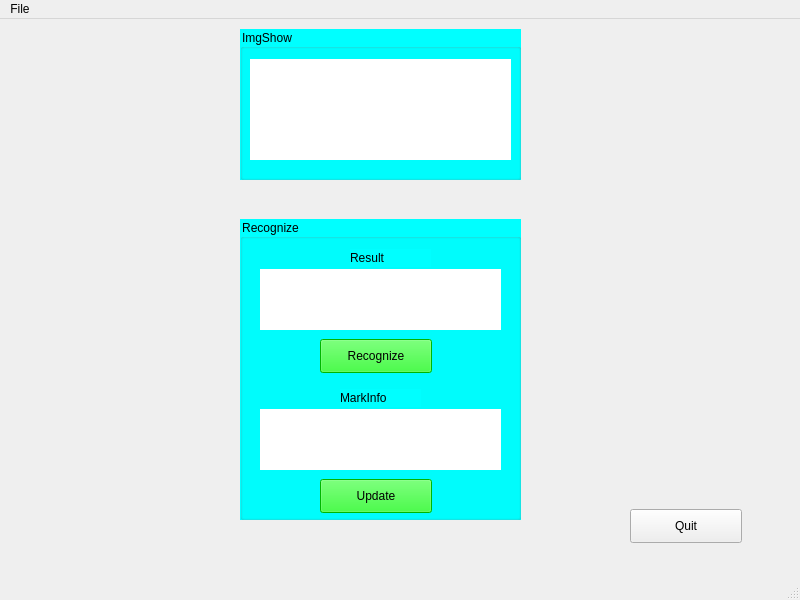
<?xml version="1.0" encoding="UTF-8"?>
<ui version="4.0">
 <class>MainWindow</class>
 <widget class="QMainWindow" name="MainWindow">
  <property name="geometry">
   <rect>
    <x>0</x>
    <y>0</y>
    <width>800</width>
    <height>600</height>
   </rect>
  </property>
  <property name="windowTitle">
   <string>CAPTCHArecognizer</string>
  </property>
  <widget class="QWidget" name="centralwidget">
   <property name="styleSheet">
    <string notr="true"/>
   </property>
   <widget class="QPushButton" name="Quit">
    <property name="geometry">
     <rect>
      <x>630</x>
      <y>490</y>
      <width>112</width>
      <height>34</height>
     </rect>
    </property>
    <property name="text">
     <string>Quit</string>
    </property>
   </widget>
   <widget class="QGroupBox" name="ImgShow">
    <property name="geometry">
     <rect>
      <x>240</x>
      <y>10</y>
      <width>281</width>
      <height>151</height>
     </rect>
    </property>
    <property name="styleSheet">
     <string notr="true">background-color: rgb(0, 255, 255);</string>
    </property>
    <property name="title">
     <string>ImgShow</string>
    </property>
    <widget class="QLabel" name="originalpic">
     <property name="geometry">
      <rect>
       <x>10</x>
       <y>30</y>
       <width>261</width>
       <height>101</height>
      </rect>
     </property>
     <property name="styleSheet">
      <string notr="true">background-color: rgb(255, 255, 255);</string>
     </property>
     <property name="text">
      <string/>
     </property>
    </widget>
   </widget>
   <widget class="QGroupBox" name="REC">
    <property name="geometry">
     <rect>
      <x>240</x>
      <y>200</y>
      <width>281</width>
      <height>301</height>
     </rect>
    </property>
    <property name="styleSheet">
     <string notr="true">background-color: rgb(0, 255, 255);</string>
    </property>
    <property name="title">
     <string>Recognize</string>
    </property>
    <widget class="QLabel" name="result">
     <property name="geometry">
      <rect>
       <x>20</x>
       <y>50</y>
       <width>241</width>
       <height>61</height>
      </rect>
     </property>
     <property name="styleSheet">
      <string notr="true">background-color: rgb(255, 255, 255);</string>
     </property>
     <property name="text">
      <string/>
     </property>
    </widget>
    <widget class="QPushButton" name="rec">
     <property name="geometry">
      <rect>
       <x>80</x>
       <y>120</y>
       <width>112</width>
       <height>34</height>
      </rect>
     </property>
     <property name="styleSheet">
      <string notr="true">background-color: rgb(0, 255, 0);
font: 9pt &quot;Microsoft YaHei UI&quot;;</string>
     </property>
     <property name="text">
      <string>Recognize</string>
     </property>
    </widget>
    <widget class="QLabel" name="revise">
     <property name="geometry">
      <rect>
       <x>20</x>
       <y>190</y>
       <width>241</width>
       <height>61</height>
      </rect>
     </property>
     <property name="styleSheet">
      <string notr="true">
background-color: rgb(255, 255, 255);</string>
     </property>
     <property name="text">
      <string/>
     </property>
    </widget>
    <widget class="QLabel" name="label">
     <property name="geometry">
      <rect>
       <x>110</x>
       <y>30</y>
       <width>81</width>
       <height>18</height>
      </rect>
     </property>
     <property name="text">
      <string>Result</string>
     </property>
    </widget>
    <widget class="QLabel" name="label_2">
     <property name="geometry">
      <rect>
       <x>100</x>
       <y>170</y>
       <width>81</width>
       <height>18</height>
      </rect>
     </property>
     <property name="text">
      <string>MarkInfo</string>
     </property>
    </widget>
    <widget class="QPushButton" name="update">
     <property name="geometry">
      <rect>
       <x>80</x>
       <y>260</y>
       <width>112</width>
       <height>34</height>
      </rect>
     </property>
     <property name="styleSheet">
      <string notr="true">background-color: rgb(0, 255, 0);
font: 9pt &quot;Microsoft YaHei UI&quot;;</string>
     </property>
     <property name="text">
      <string>Update</string>
     </property>
    </widget>
   </widget>
  </widget>
  <widget class="QMenuBar" name="menubar">
   <property name="geometry">
    <rect>
     <x>0</x>
     <y>0</y>
     <width>800</width>
     <height>30</height>
    </rect>
   </property>
   <widget class="QMenu" name="menu">
    <property name="title">
     <string>File</string>
    </property>
    <addaction name="fileopen"/>
   </widget>
   <addaction name="menu"/>
  </widget>
  <widget class="QStatusBar" name="statusbar"/>
  <action name="fileopen">
   <property name="text">
    <string>Open</string>
   </property>
   <property name="toolTip">
    <string>Open</string>
   </property>
  </action>
 </widget>
 <resources/>
 <connections>
  <connection>
   <sender>Quit</sender>
   <signal>clicked()</signal>
   <receiver>MainWindow</receiver>
   <slot>close()</slot>
   <hints>
    <hint type="sourcelabel">
     <x>686</x>
     <y>535</y>
    </hint>
    <hint type="destinationlabel">
     <x>739</x>
     <y>484</y>
    </hint>
   </hints>
  </connection>
  <connection>
   <sender>rec</sender>
   <signal>clicked()</signal>
   <receiver>MainWindow</receiver>
   <slot>recognize()</slot>
   <hints>
    <hint type="sourcelabel">
     <x>392</x>
     <y>383</y>
    </hint>
    <hint type="destinationlabel">
     <x>662</x>
     <y>339</y>
    </hint>
   </hints>
  </connection>
  <connection>
   <sender>update</sender>
   <signal>clicked()</signal>
   <receiver>MainWindow</receiver>
   <slot>updaterevise()</slot>
   <hints>
    <hint type="sourcelabel">
     <x>381</x>
     <y>508</y>
    </hint>
    <hint type="destinationlabel">
     <x>574</x>
     <y>508</y>
    </hint>
   </hints>
  </connection>
 </connections>
 <slots>
  <slot>showpic()</slot>
  <slot>recognize()</slot>
  <slot>updaterevise()</slot>
 </slots>
</ui>
